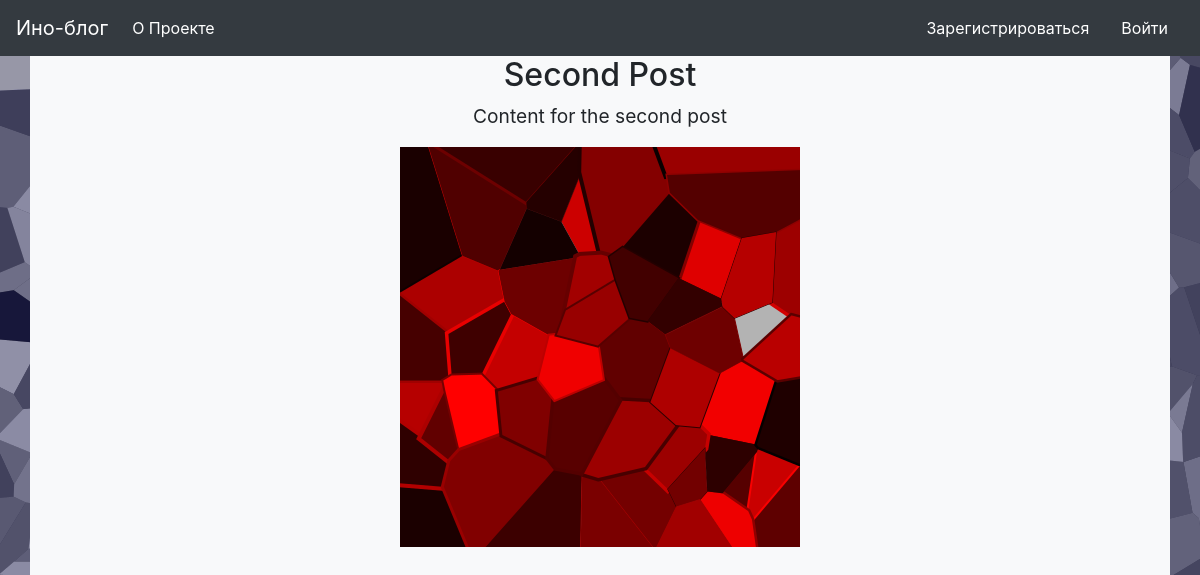
/2, run on the app's committed database.
### project.py (models this page shows, shortened)
class Post(db.Model):
    id = db.Column(db.Integer, primary_key=True)
    title = db.Column(db.String(140))
    content = db.Column(db.String(540))
    image = db.Column(db.String(40))
    stamp = db.Column(db.DateTime, index=True, default=datetime.now(timezone.utc))
    username = db.Column(db.String(140))

### project.py (the view)
@app.route('/<int:post_id>')
def post(post_id):
    post_content = get_post(post_id)
    return render_template('post.html', post=post_content)

### project.py (called while the page is built)
def get_db_connection():
    conn = sqlite3.connect('database.db')
    conn.row_factory = sqlite3.Row
    return conn

def get_post(post_id):
    conn = get_db_connection()
    post_content = conn.execute('SELECT * FROM post WHERE id = ?', (post_id,)).fetchone()
    conn.close()
    if post_content is None:
        abort(404)
    return post_content

### templates/post.html (shortened to what this page needs)
{% extends 'base.html' %}
{% block content %}
<h2 align="center">{% block title %} {{ post['title'] }} {% endblock %}</h2>
<p align="center"><big>{{ post['content'] }}</big></p>
<div align="center">
<tr >
    <td><img src="{{ url_for('static', filename=post['image']) }}" width="400" height="400" align="center"></td>
</tr>
<br> <br> <br> <br> <br> <br> <br> <br> <br> <br> <br> <br> <br> <br> <br> <br> <br> <br> <br>
<br> <br> <br> <br> <br> <br> <br> <br> <br> <br> <br> <br> <br> <br> <br> <br> <br> <br> <br>
    {% endblock %}

### data on the page
Post: title "Second Post", content "Content for the second post", image (picture)
